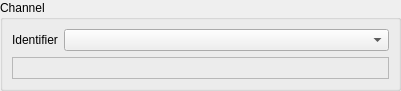
<?xml version="1.0" encoding="UTF-8"?>
<ui version="4.0">
 <class>SelectedChannelWidgetForm</class>
 <widget class="QWidget" name="SelectedChannelWidgetForm">
  <property name="geometry">
   <rect>
    <x>0</x>
    <y>0</y>
    <width>401</width>
    <height>91</height>
   </rect>
  </property>
  <property name="windowTitle">
   <string>Selected Channel</string>
  </property>
  <layout class="QGridLayout" name="gridLayout_4">
   <property name="sizeConstraint">
    <enum>QLayout::SetDefaultConstraint</enum>
   </property>
   <property name="margin">
    <number>0</number>
   </property>
   <item row="0" column="0">
    <widget class="QGroupBox" name="m_groupBox">
     <property name="title">
      <string>Channel</string>
     </property>
     <property name="flat">
      <bool>false</bool>
     </property>
     <layout class="QGridLayout" name="gridLayout_3">
      <item row="0" column="0">
       <layout class="QGridLayout" name="gridLayout_2">
        <item row="0" column="0">
         <layout class="QGridLayout" name="gridLayout">
          <item row="0" column="0">
           <widget class="QLabel" name="m_channelNameLabel">
            <property name="text">
             <string>Identifier</string>
            </property>
           </widget>
          </item>
          <item row="0" column="1">
           <widget class="QComboBox" name="m_channelNameComboBox">
            <property name="sizePolicy">
             <sizepolicy hsizetype="MinimumExpanding" vsizetype="Fixed">
              <horstretch>0</horstretch>
              <verstretch>0</verstretch>
             </sizepolicy>
            </property>
           </widget>
          </item>
         </layout>
        </item>
        <item row="1" column="0">
         <widget class="QFrame" name="m_contrastEnhancementFrame">
          <property name="frameShape">
           <enum>QFrame::StyledPanel</enum>
          </property>
          <property name="frameShadow">
           <enum>QFrame::Raised</enum>
          </property>
         </widget>
        </item>
       </layout>
      </item>
     </layout>
    </widget>
   </item>
  </layout>
 </widget>
 <resources/>
 <connections/>
</ui>
